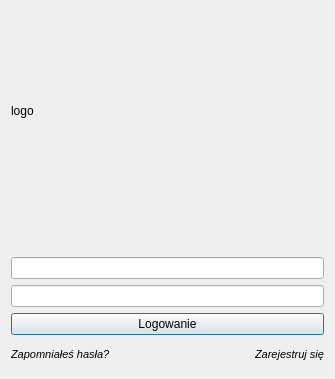
<?xml version="1.0" encoding="UTF-8"?>
<ui version="4.0">
 <class>login</class>
 <widget class="QDialog" name="login">
  <property name="geometry">
   <rect>
    <x>0</x>
    <y>0</y>
    <width>335</width>
    <height>379</height>
   </rect>
  </property>
  <property name="sizePolicy">
   <sizepolicy hsizetype="Preferred" vsizetype="Preferred">
    <horstretch>0</horstretch>
    <verstretch>0</verstretch>
   </sizepolicy>
  </property>
  <property name="windowTitle">
   <string>Dialog</string>
  </property>
  <layout class="QGridLayout" name="gridLayout">
   <item row="0" column="1">
    <widget class="QLabel" name="label_logoLogin">
     <property name="minimumSize">
      <size>
       <width>200</width>
       <height>200</height>
      </size>
     </property>
     <property name="text">
      <string>logo</string>
     </property>
    </widget>
   </item>
   <item row="1" column="1">
    <spacer name="verticalSpacer">
     <property name="orientation">
      <enum>Qt::Vertical</enum>
     </property>
     <property name="sizeType">
      <enum>QSizePolicy::Fixed</enum>
     </property>
     <property name="sizeHint" stdset="0">
      <size>
       <width>20</width>
       <height>40</height>
      </size>
     </property>
    </spacer>
   </item>
   <item row="2" column="1">
    <layout class="QVBoxLayout" name="verticalLayout_2">
     <item>
      <layout class="QVBoxLayout" name="verticalLayout">
       <item>
        <layout class="QHBoxLayout" name="horizontalLayout">
         <item>
          <widget class="QLineEdit" name="lineEdit_login"/>
         </item>
        </layout>
       </item>
       <item>
        <layout class="QHBoxLayout" name="horizontalLayout_2">
         <item>
          <widget class="QLineEdit" name="lineEdit_pass">
           <property name="echoMode">
            <enum>QLineEdit::Password</enum>
           </property>
          </widget>
         </item>
        </layout>
       </item>
      </layout>
     </item>
     <item>
      <widget class="QPushButton" name="pushButton_login">
       <property name="text">
        <string>Logowanie</string>
       </property>
      </widget>
     </item>
     <item>
      <layout class="QHBoxLayout" name="horizontalLayout_3">
       <item>
        <widget class="QLabel" name="label">
         <property name="font">
          <font>
           <pointsize>8</pointsize>
           <italic>true</italic>
          </font>
         </property>
         <property name="text">
          <string>Zapomniałeś hasła?</string>
         </property>
        </widget>
       </item>
       <item alignment="Qt::AlignRight">
        <widget class="QLabel" name="label_2">
         <property name="font">
          <font>
           <pointsize>8</pointsize>
           <italic>true</italic>
          </font>
         </property>
         <property name="text">
          <string>Zarejestruj się</string>
         </property>
        </widget>
       </item>
      </layout>
     </item>
    </layout>
   </item>
  </layout>
  <zorder>label_logoLogin</zorder>
  <zorder>verticalSpacer</zorder>
 </widget>
 <resources/>
 <connections/>
</ui>
